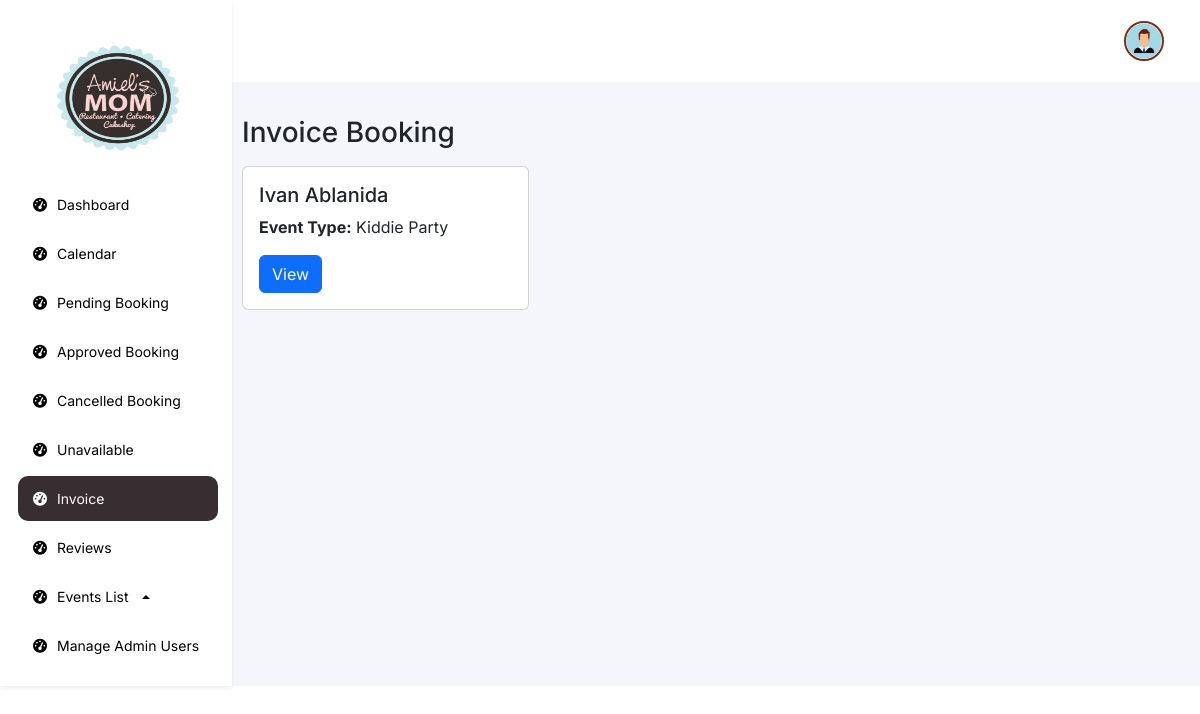
The page /features/admin/web/Invoice.php (signed in) on the database as committed earlier.
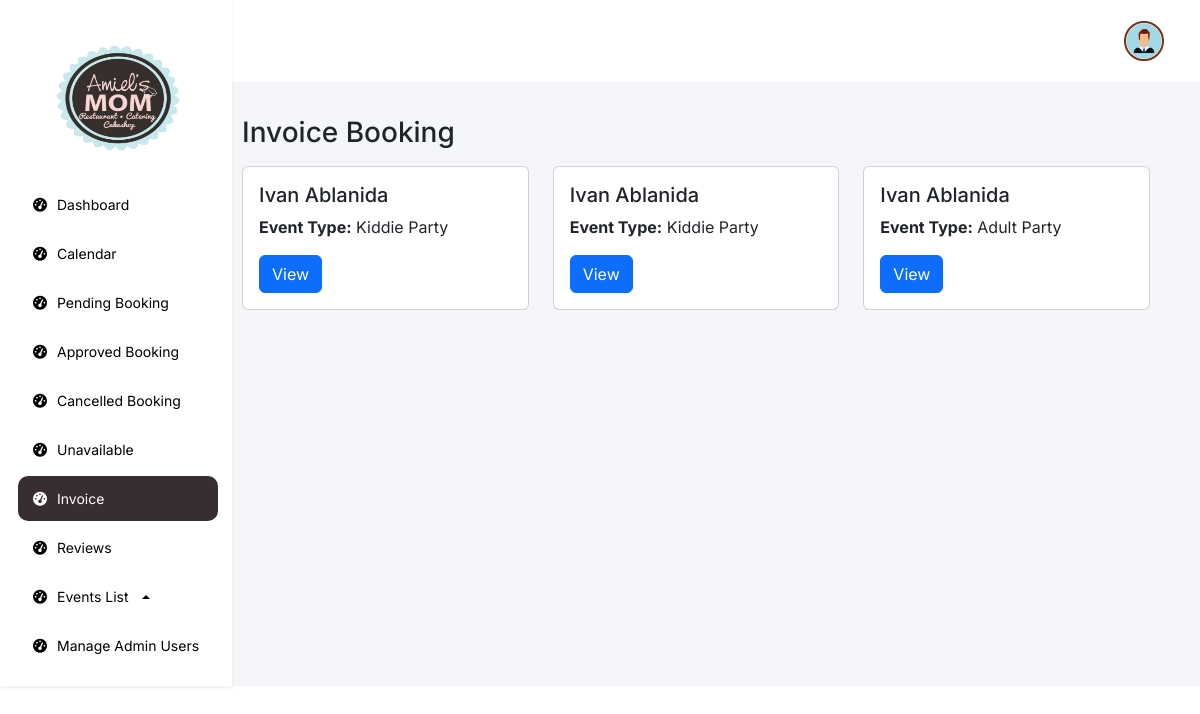
The same page on the database as committed later.
### tables this page shows
CREATE TABLE `booking` (
  `id` int(11) NOT NULL,
  `status` enum('Pending','Waiting','On-going','Finished','Cancel') NOT NULL,
  `full_name` varchar(255) NOT NULL,
  `celebrants_name` varchar(255) DEFAULT NULL,
  `email` varchar(255) NOT NULL,
  `phone_number` varchar(15) DEFAULT NULL,
  `events_date` varchar(255) DEFAULT NULL,
  `guest_count` int(11) DEFAULT NULL,
  `event_duration` int(11) DEFAULT NULL,
  `event_starttime` int(11) DEFAULT NULL,
  `event_endtime` int(11) DEFAULT NULL,
  `event_type` varchar(255) DEFAULT NULL,
  `event_package` varchar(255) DEFAULT NULL,
  `event_options` text DEFAULT NULL,
  `cost` decimal(10,2) DEFAULT 0.00,
  `cancel_reason` text DEFAULT NULL,
  `payment_image` varchar(255) DEFAULT NULL,
  `reference_no` varchar(100) DEFAULT NULL,
  `payment_amount` decimal(10,2) NOT NULL,
  `status_paid` tinyint(1) DEFAULT 0
);

### features/admin/web/Invoice.php (the view, shortened to what this page needs)
<?php
    require '../../../db.php';
    $page = isset($_GET['page']) ? intval($_GET['page']) : 1;
    $limit = 5;
    $offset = ($page - 1) * $limit;
    $query = "SELECT * FROM booking WHERE status = 'Finished'";
    $query .= " LIMIT $limit OFFSET $offset";
    $stmt = $conn->prepare($query);
    $stmt->execute();
    $result = $stmt->get_result();
?>
<!DOCTYPE html>
<html lang="en">
<head>
    <link rel="stylesheet" href="https://cdnjs.cloudflare.com/ajax/libs/font-awesome/6.0.0-beta3/css/all.min.css">
    <link href="https://cdn.jsdelivr.net/npm/bootstrap@5.3.3/dist/css/bootstrap.min.css" rel="stylesheet"
>
    <link href="https://cdn.jsdelivr.net/npm/sweetalert2@11.5.0/dist/sweetalert2.min.css" rel="stylesheet">
    <link rel="stylesheet" href="../css/index.css">
</head>
<body>
    <div class="navbar flex-column bg-white shadow-sm p-3 collapse d-md-flex" id="navbar">
        <div class="navbar-links">
            <a class="navbar-brand d-none d-md-block logo-container" href="#">
                <img src="../../../assets/logo.png" alt="Logo">
            </a>
            <a href="dashboard.php">
                <i class="fa-solid fa-tachometer-alt"></i>
                <span>Dashboard</span>
            </a>
            <a href="calendar.php">
                <i class="fa-solid fa-tachometer-alt"></i>
                <span>Calendar</span>
            </a>
            <a href="pending.php">
                <i class="fa-solid fa-tachometer-alt"></i>
                <span>Pending Booking</span>
            </a>
            <a href="approve.php">
                <i class="fa-solid fa-tachometer-alt"></i>
                <span>Approved Booking</span>
            </a>
            <a href="cancel.php">
                <i class="fa-solid fa-tachometer-alt"></i>
                <span>Cancelled Booking</span>
            </a>
            <a href="unavailable.php">
                <i class="fa-solid fa-tachometer-alt"></i>
                <span>Unavailable</span>
            </a>
            <a href="#" class="navbar-highlight">
                <i class="fa-solid fa-tachometer-alt"></i>
                <span>Invoice</span>
            </a>
            <a href="reviews.php">
                <i class="fa-solid fa-tachometer-alt"></i>
                <span>Reviews</span>
            </a>
            <div class="dropdown dropup">
                <a href="#" class=" dropdown-toggle" id="eventsListDropdown" role="button" data-bs-toggle="dropdown" aria-expanded="false">
                    <i class="fa-solid fa-tachometer-alt"></i>
                    <span>Events List</span>
                </a>
            </div>
            <a href="admin-user.php">
                <i class="fa-solid fa-tachometer-alt"></i>
                <span>Manage Admin Users</span>
            </a>
        </div>
    </div>
    <div class="content flex-grow-1">
        <div class="header">
            <div class="profile-admin">
                <div class="dropdown">
                    <button class="" type="button" data-bs-toggle="dropdown" aria-expanded="false">
                        <img src="../../../assets/profile/user.png"
                            style="width: 40px; height: 40px; object-fit: cover;">
                    </button>
                </div>
            </div>
        </div>
        <div class="container mt-4">
    <div class="d-flex justify-content-between mb-2">
        <h3>Invoice Booking</h3>
    </div>
    <div class="row">
        <?php
        while ($row = $result->fetch_assoc()) {
        ?>
        <div class="col-md-4 mb-4">
            <div class="card">
                <div class="card-body">
                    <h5 class="card-title"><?php echo htmlspecialchars($row['full_name']); ?></h5>
                    <p class="card-text"><strong>Event Type:</strong> <?php echo htmlspecialchars($row['event_type']); ?></p>
                    <button type="button" class="btn btn-primary" data-bs-toggle="modal" data-bs-target="#viewDetailsModal-<?php echo $row['id']; ?>">View</button>
                </div>
            </div>
        </div>
        <?php
        }
        ?>
    </div>
</div>
</body>
</html>

Rows that differ between the two databases and show on the page:
now on this page (row edited): booking: full_name "Ivan Ablanida", event_type "Kiddie Party"
now on this page (row edited): booking: full_name "Ivan Ablanida", event_type "Adult Party"
